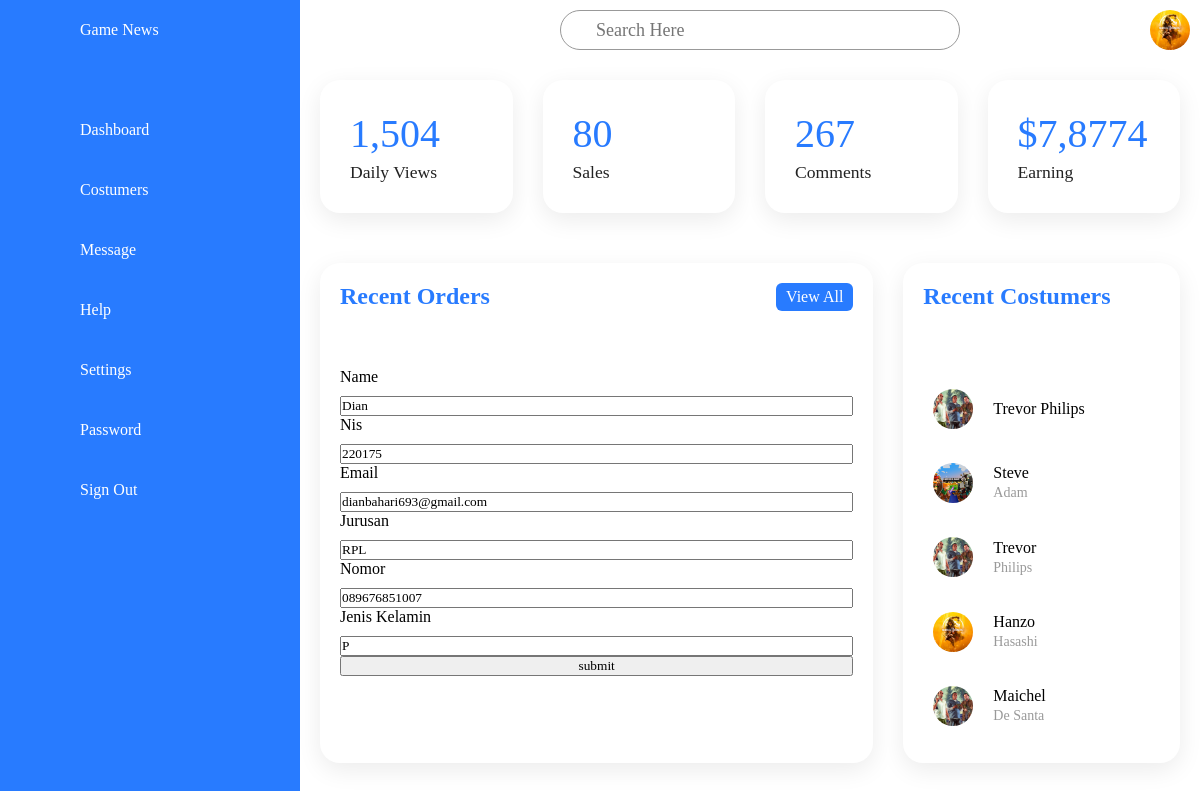
/Admin/ubah.php?id_siswa=8, run on the app's committed database.
### tables this page shows
CREATE TABLE `user` (
  `id_siswa` int(11) NOT NULL,
  `nama` varchar(100) NOT NULL,
  `nis` int(10) NOT NULL,
  `email` varchar(30) NOT NULL,
  `nomor` varchar(15) NOT NULL,
  `jk` char(1) NOT NULL,
  `jurusan` varchar(10) NOT NULL
);

### Admin/ubah.php (the view, shortened to what this page needs)
<?php
$koneksi = mysqli_connect("localhost", "root", "", "kritik");
$id_siswa = $_GET["id_siswa"];
$data = mysqli_query($koneksi, "SELECT * FROM user WHERE id_siswa = $id_siswa");
?>
<!DOCTYPE html>
<html lang="en">
<head>
    <link rel="stylesheet" href="inputan.css">
</head>
<body>
    <div class="container">
        <div class="navigation">
            <ul>
                <li>
                    <a href="#">
                        <span class="icon"><ion-icon name="logo-playstation"></ion-icon></span>
                        <span class="title">Game News</span>
                    </a>
                </li>
                <li>
                    <a href="#">
                        <span class="icon"><ion-icon name="home-outline"></ion-icon></span>
                        <span class="title">Dashboard</span>
                    </a>
                </li>
                <li>
                    <a href="#">
                        <span class="icon"><ion-icon name="people-outline"></ion-icon></span>
                        <span class="title">Costumers</span>
                    </a>
                </li>
                <li>
                    <a href="#">
                        <span class="icon"><ion-icon name="chatbubble-ellipses-outline"></ion-icon></span>
                        <span class="title">Message</span>
                    </a>
                </li>
                <li>
                    <a href="#">
                        <span class="icon"><ion-icon name="help-circle-outline"></ion-icon></span>
                        <span class="title">Help</span>
                    </a>
                </li>
                <li>
                    <a href="#">
                        <span class="icon"><ion-icon name="settings-outline"></ion-icon></span>
                        <span class="title">Settings</span>
                    </a>
                </li>
                <li>
                    <a href="#">
                        <span class="icon"><ion-icon name="lock-closed-outline"></ion-icon></span>
                        <span class="title">Password</span>
                    </a>
                </li>
                <li>
                    <a href="#">
                        <span class="icon"><ion-icon name="log-out-outline"></ion-icon></span>
                        <span class="title">Sign Out</span>
                    </a>
                </li>
            </ul>
        </div>
        <div class="main">
            <div class="topbar">
                <div class="toggle">
                </div>
                <div class="search">
                    <label for="">
                        <input type="text" placeholder="Search Here">
                    </label>
                </div>
                <div class="user">
                    <img src="../assets/MortalKombat11.jpg" alt="" width="60px">
                </div>
            </div>
            <div class="cardBox">
                <div class="card">
                    <div>
                        <div class="numbers">1,504</div>
                        <div class="cardName">Daily Views</div>
                    </div>
                </div>
                <div class="card">
                    <div>
                        <div class="numbers">80</div>
                        <div class="cardName">Sales</div>
                    </div>
                </div>
                <div class="card">
                    <div>
                        <div class="numbers">267</div>
                        <div class="cardName">Comments</div>
                    </div>
                </div>
                <div class="card">
                    <div>
                        <div class="numbers">$7,8774</div>
                        <div class="cardName">Earning</div>
                    </div>
                </div>
            </div>
            <div class="details">
                <div class="recentOrders">
                    <div class="cardHeader">
                        <h2>Recent Orders</h2>
                        <a href="#" class="btn">View All</a>
                    </div>
                    <?php while($row=mysqli_fetch_assoc($data)): ?>
                    <form action="" method="POST" id="student-form" autocomplete="off">
                        <div class="form-grup">
                        <label for="name">Name</label>
                        <input type="text" id="name" placeholder="Enter Your Name" name="nama" value="<?= $row["nama"];?>">
                        </div>
                        <div class="form-grup">
                        <label for="price">Nis</label>
                        <input type="text" id="price" placeholder="Enter Your Name" name="nis" value="<?= $row["nis"];?>">
                        </div>
                        <div class="form-grup">
                        <label for="payment">Email</label>
                        <input type="text" id="payment" placeholder="Enter Your Name" name="email" value="<?= $row["email"];?>">
                        </div>
                        <div class="form-grup">
                        <label for="status">Jurusan</label>
                        <input type="text" id="status" placeholder="Enter Your Name" name="jurusan" value="<?= $row["jurusan"];?>">
                        </div>
                        <div class="form-grup">
                        <label for="status">Nomor</label>
                        <input type="text" id="status" placeholder="Masukkan nomor anda" name="nomor" value="<?= $row["nomor"];?>">
                        </div>
                        <div class="form-grup">
                        <label for="status">Jenis Kelamin</label>
                        <input type="text" id="status" placeholder="Ketik L / P" name="jk" value="<?= $row["jk"];?>">
                        </div>
                        <div class="form-grup">
                        <input type="submit" value="submit" name="ubah">
                        </div>
                    </form>
                    <?php endwhile; ?>
                </div>
                <div class="recentCostumers">
                    <div class="cardHeader">
                        <h2>Recent Costumers</h2>
                </div>
                <table>
                    <tr>
                        <td width="60px"><div class="imgBx"><img src="../assets/GTA5.jpg" alt="" ></div></td>
                        <td><h4>Trevor Philips</h4></td>
                    </tr>
                    <tr>
                        <td width="60px"><div class="imgBx"><img src="../assets/Minecraft.jpg" alt="" ></div></td>
                        <td><h4>Steve<br><span>Adam</span></h4></td>
                    </tr>
                    <tr>
                        <td width="60px"><div class="imgBx"><img src="../assets/GTA5.jpg" alt="" ></div></td>
                        <td><h4>Trevor<br><span>Philips</span></h4></td>
                    </tr>
                    <tr>
                        <td width="60px"><div class="imgBx"><img src="../assets/MortalKombat11.jpg" alt="" ></div></td>
                        <td><h4>Hanzo<br><span>Hasashi</span></h4></td>
                    </tr>
                    <tr>
                        <td width="60px"><div class="imgBx"><img src="../assets/GTA5.jpg" alt="" ></div></td>
                        <td><h4>Maichel<br><span>De Santa</span></h4></td>
                    </tr>
                </table>
            </div>
        </div>
    </div>
</body>
</html>

### Admin/inputan.css (style rules this page uses)
* { margin: 0; padding: 0; font-family: poppins; box-sizing: border-box; }
a { text-decoration: none; }
:root { --blue: #287bff; --white: #fff; --grey:#f5f5f5; --black1: #222; --black2: #999; }
body { min-height: 100vh; overflow-x: hidden; }
.container { position: relative; width: 100%; }
.navigation { position: fixed; width: 300px; height: 100%; background: var(--blue); border-left: 10px solid var(--blue); transition: 0.5s; overflow: hidden; }
.navigation ul { position: absolute; top: 0; left: 0; width: 100%; }
.navigation ul li { position: relative; width: 100%; list-style: none; border-top-left-radius: 30px; border-bottom-left-radius: 30px; }
.navigation ul li:nth-child(1) { margin-bottom: 40px; pointer-events: none; }
.navigation ul li a { position: relative; display: block; width: 100%; display: flex; text-decoration: none; color: var(--white); }
.navigation ul li a .icon { position: relative; display: block; min-width: 60px; height: 60px; line-height: 70px; text-align: center; }
.navigation ul li a .title { position: relative; display: block; padding: 0 10px; height: 60px; line-height: 60px; text-align: start; }
.main { position: absolute; width: calc(100% - 300px); left: 300px; min-height: 100vh; background: var(--white); transition: 0.5s; }
.topbar { width: 100%; height: 60px; display: flex; justify-content: space-between; align-items: center; padding: 0 10px; }
.toggle { position: relative; width: 60px; height: 60px; display: flex; justify-content: center; align-items: center; font-size: 2.5em; cursor: pointer; }
.search { position: relative; width: 400px; margin: 0 10px; }
.search label { position: relative; width: 100%; }
.search label input { width: 100%; height: 40px; border-radius: 40px; padding: 5px 20px; padding-left: 35px; font-size: 18px; outline: none; border: 1px solid var(--black2); }
.user { position: relative; width: 40px; height: 40px; border-radius: 50%; overflow: hidden; cursor: pointer; }
.user img { position: absolute; top: 0; left: 0; width: 100%; height: 100%; object-fit: cover; }
.cardBox { position: relative; width: 100%; padding: 20px; display: grid; grid-template-columns: repeat(4,1fr); grid-gap:30px ; }
.cardBox .card { position: relative; background: var(--white); padding: 30px; border-radius: 20px; display: flex; justify-content: space-between; cursor: pointer; box-shadow: 0 7px 25px rgba(0,0,0,0.08); }
.cardBox .card .numbers { position: relative; font-weight: 500; font-size: 2.5em; color: var(--blue); }
.cardBox .card .cardName { color: var(--black1); font-size: 1.1em; margin-top: 5px; }
.details { position: relative; width: 100%; padding: 20px; display: grid; grid-template-columns: 2fr 1fr; grid-gap: 30px; margin-top: 10px; }
.details .recentOrders { position: relative; display: grid; min-height: 500px; background: var(--white); padding: 20px; box-shadow:0 7px 25px rgba(0,0,0,0.08) ; border-radius: 20px; }
.cardHeader { display: flex; justify-content: space-between; align-items: flex-start; }
.details .recentOrders form { position: relative; display: flex; flex-direction: column; margin-bottom: 10px; }
.details .recentOrders form .form-grup { display: grid; gap: 10px; }
.cardHeader h2 { font-weight: 600; color: var(--blue); }
.btn { position: relative; padding: 5px 10px; background: var(--blue); text-decoration: none; color: var(--white); border-radius: 6px; }
.details table { width: 100%; border-collapse: collapse; margin-top: 10px; }
.recentCostumers { position: relative; display: grid; min-height: 500px; padding: 20px; background: var(--white); box-shadow: 0 7px 25px rgba(0,0,0,0.08); border-radius: 20px; }
.recentCostumers .imgBx { position: relative; width: 40px; height: 40px; border-radius: 50%; overflow: hidden; }
.recentCostumers .imgBx img { position: absolute; top: 0; left: 0; width: 100%; height: 100%; object-fit: cover; }
.recentCostumers table tr td { padding: 12px 10px; }
.recentCostumers table tr td h4 { font-size: 16px; font-weight: 500; line-height: 1.2em; }
.recentCostumers table tr td span { font-size: 14px; color: var(--black2); }

### data on the page
user: nama "Dian", nis "220175", email "dianbahari693@gmail.com", jurusan "RPL", nomor "089676851007", jk "P"
